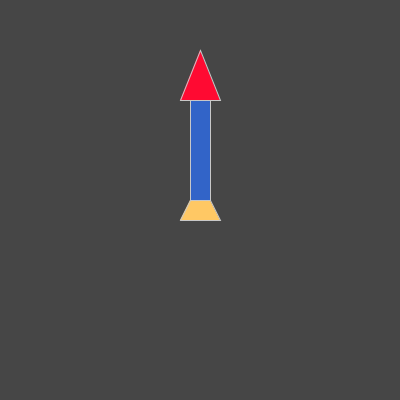
Frame 1 (no input)
Frame 60 (the mouse pressed at the canvas centre just before this capture): identical to frame 1, image omitted
Frame 120 (the mouse held since frame 60 and released just before this capture): identical to frame 1, image omitted

The Processing sketch that drew this single still picture (run headless with seeded random() and noise(); from frame 60 on, the mouse is pressed at the canvas centre):

// Processing sketch: sketch_rocket
// ── sketch_rocket.pde
void setup(){
  background(70);
  size (400,400);
  stroke(200);
  fill(50,100,200);
  rect(190,100,20,100);
  fill(255,10,50);
  triangle(220,100,180,100,200,50);
  fill(255,200,100);
  quad(220,220,180,220,190,200,210,200);
}

void draw(){
}
